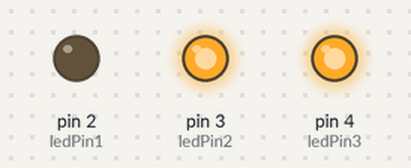
A sketch run on a simulated Arduino Uno, built with avr-gcc and run on an emulated ATmega328P. Parts: output pins drawn as LEDs (lit = HIGH).

Above: at 0.5 s.
At 3.5 s:
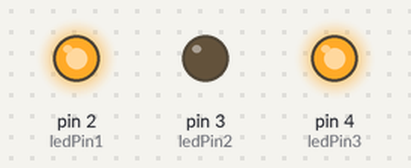
At 5.5 s:
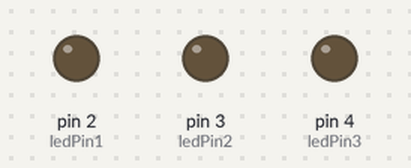
At 6.5 s:
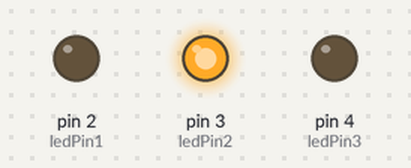
At 8.5 s:
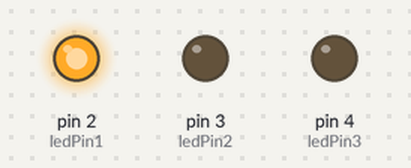
At 11.5 s:
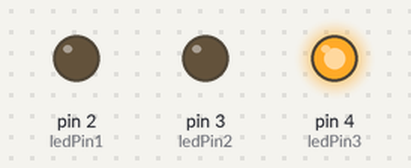
Timing chart, 0 to 13.0 s (numbered marks = the images above):
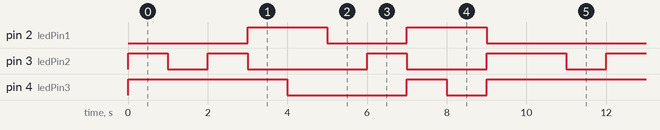

The sketch:

BIN_LED_TEST.ino
```cpp
// Define the LED pins
const int ledPin1 = 2;
const int ledPin2 = 3;
const int ledPin3 = 4;

void setup() {
  // Set LED pins as output
  pinMode(ledPin1, OUTPUT);
  pinMode(ledPin2, OUTPUT);
  pinMode(ledPin3, OUTPUT);
}

void loop() {
  // Example: Display binary of decimal number 5
  displayBinaryOnLEDs(6);
  delay(1000); // Wait for 1 second
  displayBinaryOnLEDs(4);
  delay(1000); // Wait for 1 second
  displayBinaryOnLEDs(6);
  delay(1000); // Wait for 1 second
  displayBinaryOnLEDs(5);
  delay(1000); // Wait for 1 second
  displayBinaryOnLEDs(1);
  delay(1000); // Wait for 1 second
  displayBinaryOnLEDs(0);
  delay(1000); // Wait for 1 second
  displayBinaryOnLEDs(2);
  delay(1000); // Wait for 1 second
  displayBinaryOnLEDs(5);
  delay(1000); // Wait for 1 second
  displayBinaryOnLEDs(9);
  delay(1000); // Wait for 1 second
  displayBinaryOnLEDs(6);
  delay(1000); // Wait for 1 second

}

void displayBinaryOnLEDs(int decimalNumber) {
  // Extract individual bits and display on LEDs
  digitalWrite(ledPin1, (decimalNumber & 0b001) ? HIGH : LOW);
  digitalWrite(ledPin2, (decimalNumber & 0b010) ? HIGH : LOW);
  digitalWrite(ledPin3, (decimalNumber & 0b100) ? HIGH : LOW);
}
```

Measured:
- by itself, pin 2 (ledPin1): repeats every 10.0 s: LOW 2.0 s, HIGH 2.0 s, LOW 4.0 s, HIGH 2.0 s
- by itself, pin 3 (ledPin2): repeats every 10.0 s: LOW 1.0 s, HIGH 1.0 s, LOW 3.0 s, HIGH 1.0 s, LOW 2.0 s, HIGH 2.0 s
- by itself, pin 4 (ledPin3): repeats every 10.0 s: LOW 3.0 s, HIGH 1.0 s, LOW 1.0 s, HIGH 5.0 s
